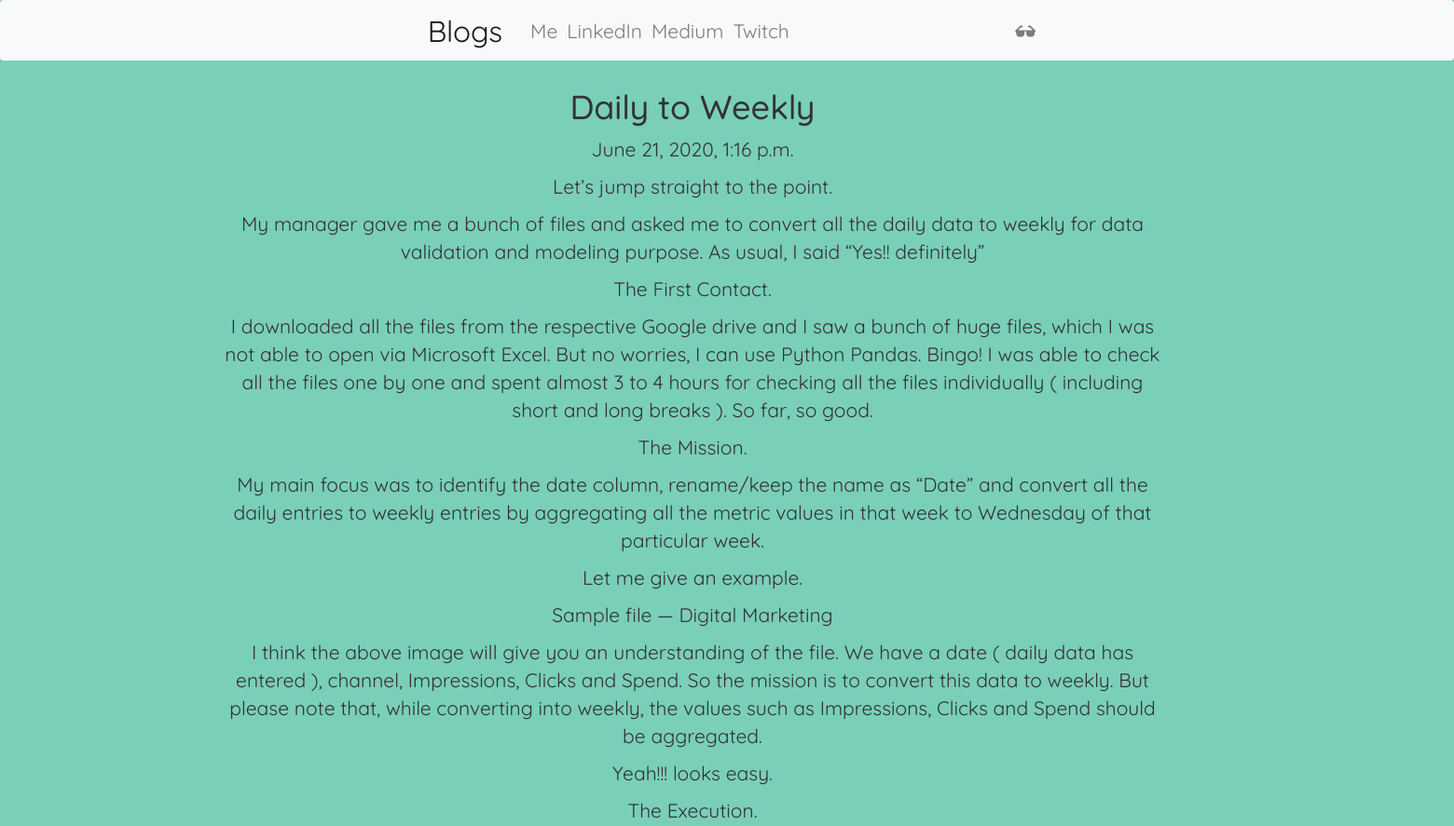
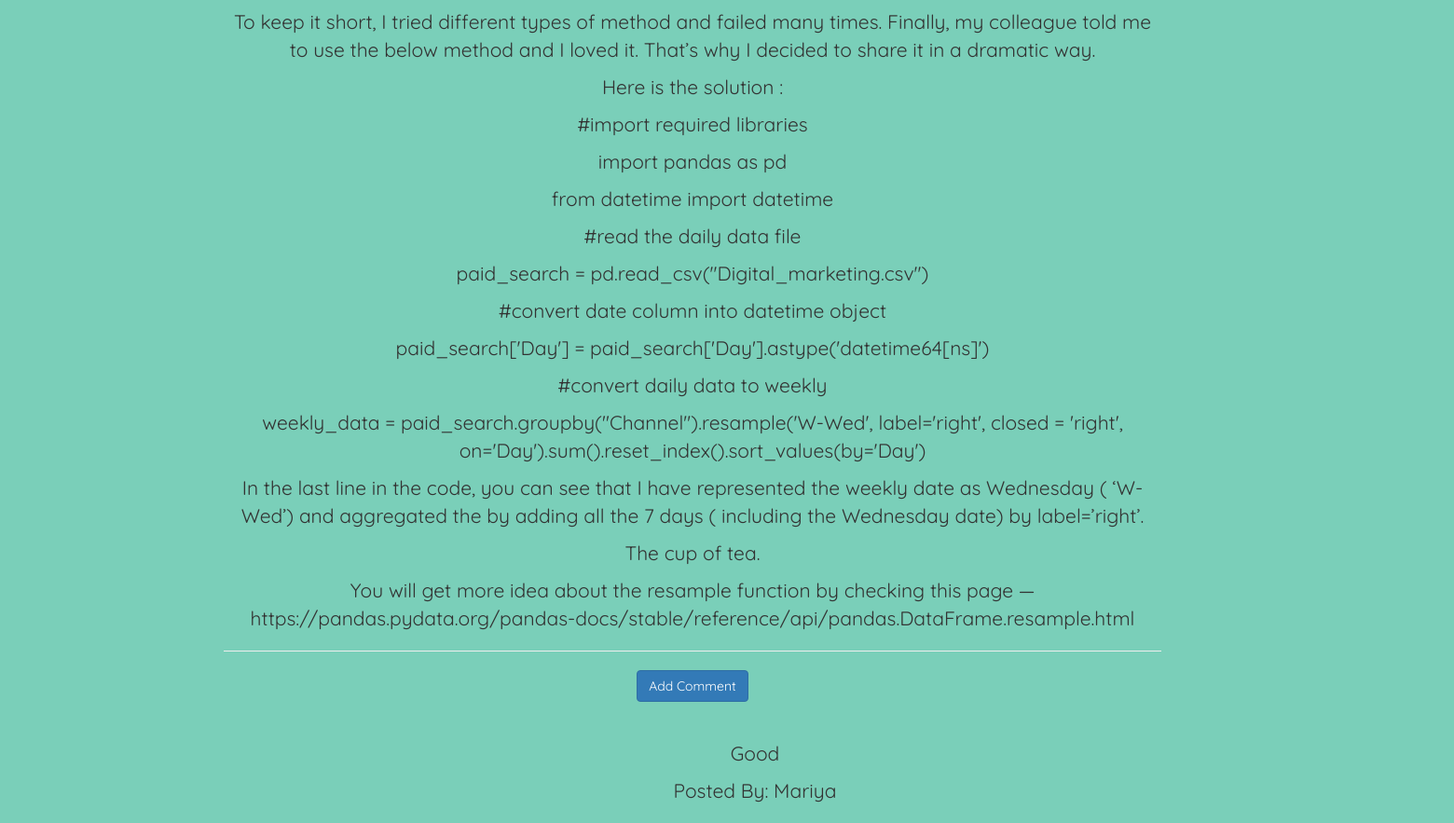
Page /post/9 on the committed database (2 pictures, top to bottom).
### blog/models.py (models this page shows, shortened)
class Post(models.Model):
    author = models.ForeignKey('auth.User',on_delete = models.CASCADE)
    title = models.CharField(max_length=200)
    text = models.TextField()
    create_date = models.DateTimeField(default=timezone.now)
    published_date = models.DateTimeField(blank=True,null=True)

class Comments(models.Model):
    post = models.ForeignKey('blog.Post',related_name='comments', on_delete=models.CASCADE)
    author = models.CharField(max_length=200)
    text = models.TextField()
    create_date = models.DateTimeField(default=timezone.now())
    approved_comment = models.BooleanField(default=False)

### blog/views.py (the view)
# urls.py: url(r'^post/(?P<pk>\d+)$',views.PostDetailView.as_view(),name='post_detail'),
class PostDetailView(DetailView):
    model = Post

### blog/templates/blog/post_detail.html (shortened to what this page needs)
{% extends "blog/base.html" %}
{% block content %}
  <h1 class="posttitle">{{post.title}}</h1>
    {% if post.published_date %}
      <div class="date postdate">
        {{post.published_date}}
      </div>
    {% else %}
      <a class="btn btn-default" href="{% url 'post_publish' pk=post.pk %}">Hit Publish</a>
    {% endif %}
    <p class='postcontent'>{{post.text|safe|linebreaksbr}}</p>
    <hr>
    <a class="btn btn-primary btn-comment" href="{% url 'add_comment_to_post' pk=post.pk %}">Add Comment</a>
    <div class="container">
      {% for comment in post.comments.all %}
      <br>
        {% if user.is_authenticated or comment.approved_comment %}
            <p>{{comment.text|safe|linebreaks}}</p>
            <p>Posted By: {{comment.author}}</p>
        {% endif %}
      {% empty %}
        <p>No comments posted</p>
      {% endfor %}
    </div>
{% endblock %}

### blog/static/css/blog.css (style rules this page uses)
body { background-color: #7acfb9; }

### rows in the picture
Post: title "Daily to Weekly", published_date "June 21, 2020, 1:16 p.m.", text "Let’s jump straight to the point. My manager gave me a bunch of files and asked me to convert all the daily data to weekly for data validation and modeling purpose. As usual, I said “Yes!! definitely” The First Contact. I downloaded all the files from the respective Google drive and I saw a bunch of huge files, which I was not able to open via Microsoft Excel. But no worries, I can use Python Pandas. Bingo! I was able to check all the files one by one and spent almost 3 to 4 hours for checking all the files individually ( including short and long breaks ). So far, so good. The Mission. My main focus was to identify the date column, rename/keep the name as “Date” and convert all the daily…"
Comments: text "Good", author "Mariya"
